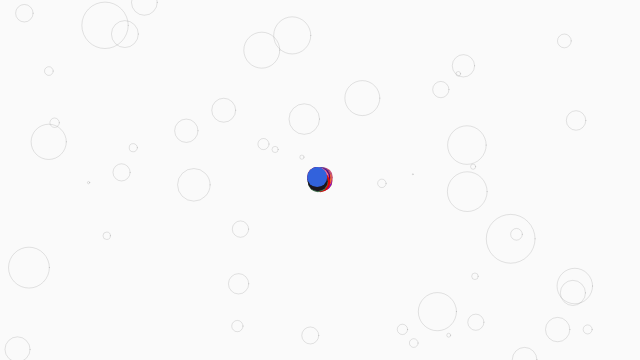
Frame 1 (no input)
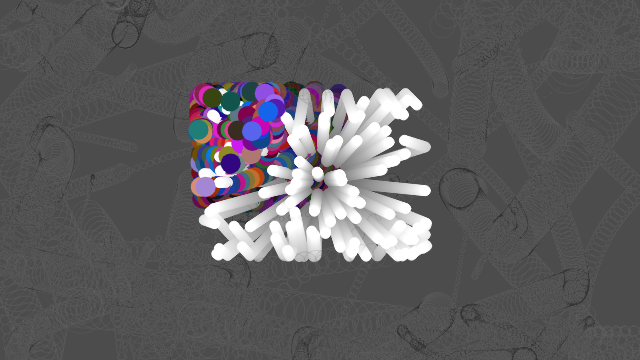
Frame 60 (no input)
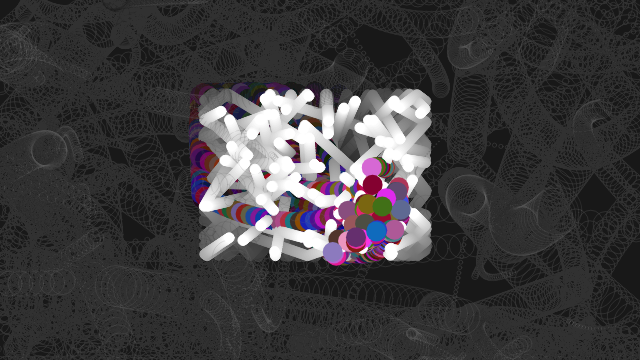
Frame 120 (the mouse pressed at the canvas centre since frame 60)

The p5.js sketch that drew these frames (run headless with seeded random() and noise() and a simulated clock; from frame 60 on, the mouse is pressed at the canvas centre):

// p5.js sketch
// ── sketch.js
let Abstract = [];
let Shape = [];
let Lump = [];



function setup() {
  createCanvas(640, 360);
  
  for (let i=0; i < 50; i++){
  Abstract[i] = new abstract();
    
    for (let i=0; i < 100; i++){
  Shape[i] = new shape();
  }
  }
  for (let i=0; i < 50; i++){
  Lump[i] = new lump();
  }
  

}

function draw() {
  background(20, 5);
  for (let i=0; i < Abstract.length; i++){
  Abstract[i].update();
  Abstract[i].display();
  Abstract[i].edges();
  }
  for (let i=0; i < Shape.length; i++){
  Shape[i].update();
  Shape[i].display();
  Shape[i].miniEdges();
  }
  for (let i=0; i < Lump.length; i++){
  Lump[i].update();
  Lump[i].display();
  Lump[i].lumpEdges();

  }
  
}

// ── abstract.js
class abstract{
  constructor(){
  this.pos = createVector(random(width), random(height));
    this.vel = createVector(random(-2, 2), random(-2, 2));
    this.acc = createVector(random(-0.1, 0.1),random(-0.1, 0.1));
    this.w = random(-10, 50);
  }
  
  
  update(){
  
  this.acc.setMag(0.2);
  this.vel.add(this.acc);
  this.pos.add(this.vel);
  }
  
  display() {
  noFill();
  stroke(120, 50);
  strokeWeight(1);
  ellipse(this.pos.x, this.pos.y, this.w, this.w);
    }
  
  edges(){
    if ((this.pos.y > height) || (this.pos.y <0)) {
      this.vel.y = this.vel.y*-1;
    }
      if ((this.pos.x > width)|| (this.pos.x <0)) {
        this.vel.x = this.vel.x*-1;
        
    }
  }
}
  
// ── lump.js
class lump{
  constructor(){
  this.pos = createVector(width/2, height/2);
  this.vel = createVector(random(-3, 3), random(-3, 3));
  this.acc = createVector();
  this.topspeed = 5;
  this.w = 20;
  }
  
  update(){
  let mouse = createVector(mouseX, mouseY);
    this.acc = p5.Vector.sub(mouse, this.pos);
    this.acc.setMag(0.2);
  this.vel.add(this.acc);
  this.vel.limit(this.topspeed);
  this.pos.add(this.vel);
    
  }
  
  display(){
  fill(random(0,250), random(0, 150), random(0, 250));
  ellipse(this.pos.x, this.pos.y, this.w); 
  }
  lumpEdges(){
    noFill();
    noStroke();
    //strokeWeight(2);
    rect(210, 100, 220, 160);
    if ((this.pos.y > 255) || (this.pos.y <95)) {
      this.vel.y = this.vel.y*-1;
    }
      if ((this.pos.x > 425)|| (this.pos.x <205)) {
        this.vel.x = this.vel.x*-1;
  }
}


}
// ── shape.js
class shape{
  constructor(){
  this.pos = createVector(width/2, height/2);
    this.vel = createVector(random(-2, 2), random(-2, 2));
    this.acc = createVector(random(-0.01, 0.01),random(-0.01, 0.01));
    this.w = 10;
    this.topspeed = 3;
  }
  
  update(){
  this.acc.setMag(0.2);
  this.vel.add(this.acc);
  this.vel.limit(this.topspeed);
  this.pos.add(this.vel);
  this.acc.set(0, 0);
  }
  
  display() {
  fill(255);
  stroke(255);
  strokeWeight(1);
  ellipse(this.pos.x, this.pos.y, this.w, this.w);
    }
  
    miniEdges(){
    noFill();
    noStroke();
    //strokeWeight(2);
    rect(210, 100, 220, 160);
    if ((this.pos.y > 255) || (this.pos.y <95)) {
      this.vel.y = this.vel.y*-1;
    }
      if ((this.pos.x > 425)|| (this.pos.x <205)) {
        this.vel.x = this.vel.x*-1;
  }
}
}
